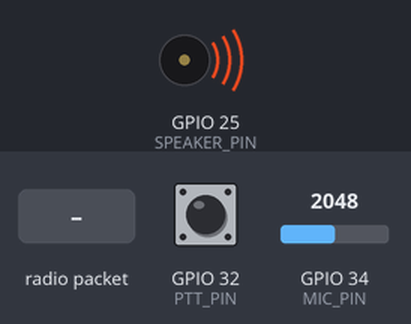
A sketch run on a simulated ESP32. Shown: buzzer (waves = sounding, pin HIGH). The test bench sets the inputs (shaded band); at power-on: GPIO 32 (PTT_PIN) HIGH, GPIO 34 (MIC_PIN) = 2048. What the sketch prints to the serial monitor is not drawn.

Above: at 2.2 s.
2.3 s: radio packet "1" arrives
At 3.5 s:
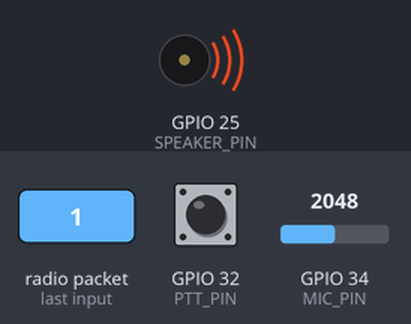
3.8 s: GPIO 32 (PTT_PIN) pulled LOW for 0.15 s
At 4.8 s:
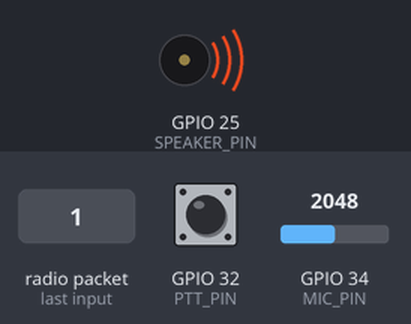
5.4 s: radio packet "0" arrives
At 6.1 s:
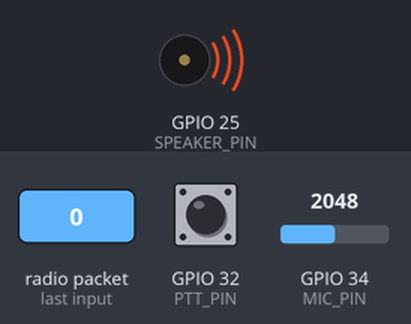
6.9 s: GPIO 32 (PTT_PIN) pulled LOW for 1 s
At 8.3 s:
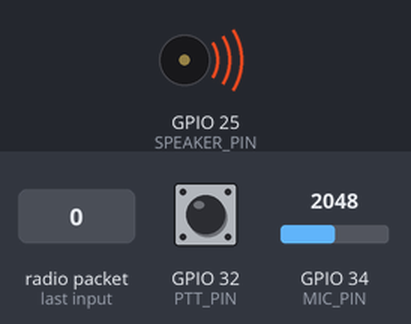
Timing chart, 0 to 9.9 s (numbered marks = the images above; inputs shaded):
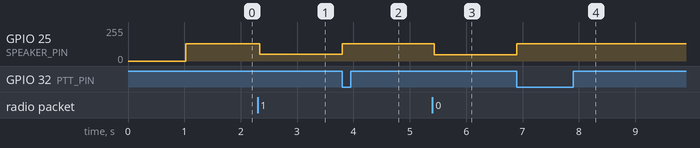

Measured:
- after the input at 2.3 s, GPIO 25 (SPEAKER_PIN): 128/255 → 49/255 at once
- after the input at 3.8 s, GPIO 25 (SPEAKER_PIN): 49/255 → 128/255 at once
- after the input at 5.4 s, GPIO 25 (SPEAKER_PIN): 128/255 → 48/255 at once
- after the input at 6.9 s, GPIO 25 (SPEAKER_PIN): 48/255 → 128/255 at once

The sketch:

WALKI_A.ino
```cpp
#include <esp_now.h>
#include <WiFi.h>

// === CONFIGURATION ===
#define DEVICE_ID 'A'  // Change to 'B' for second device

// Pin definitions
#define MIC_PIN 34
#define SPEAKER_PIN 25
#define PTT_PIN 32

// Optimized audio settings for ESP-NOW
#define SAMPLE_RATE 16000
#define PACKET_SIZE 240
#define BITS_PER_SAMPLE 8

// === MAC ADDRESS OF PEER ===
uint8_t peerAddress[] = {0x00,0x00,0x00,0x00,0x00,0x00}; // UPDATE THIS! (only add each 2 hexadecimal digit after 'x')

// === GLOBAL VARIABLES ===
uint8_t txBuffer[PACKET_SIZE];
uint8_t rxBuffer[PACKET_SIZE];
volatile bool hasNewAudio = false;
volatile int rxLength = 0;
volatile bool pttPressed = false;
esp_now_peer_info_t peerInfo;

// DAC output task
TaskHandle_t playbackTaskHandle = NULL;

// === PLAYBACK TASK ===
void playbackTask(void *parameter) {
  while (true) {
    if (hasNewAudio && !pttPressed) {
      // Play received audio
      for (int i = 0; i < rxLength; i++) {
        dacWrite(SPEAKER_PIN, rxBuffer[i]);
        delayMicroseconds(93.5);
      }
      hasNewAudio = false;
    }
    vTaskDelay(1);
  }
}

// === ESP-NOW RECEIVE CALLBACK ===
void onDataReceive(const esp_now_recv_info_t *recv_info, const uint8_t *data, int len) {
  if (!pttPressed && len <= PACKET_SIZE) {
    memcpy(rxBuffer, data, len);
    rxLength = len;
    hasNewAudio = true;
  }
}

// === ESP-NOW SEND CALLBACK ===
void onDataSent(const wifi_tx_info_t *tx_info, esp_now_send_status_t status) {
  // Optional: monitor transmission status
  if (status != ESP_NOW_SEND_SUCCESS) {
    // Packet lost - normal for wireless
  }
}

void setup() {
  Serial.begin(115200);
  delay(1000);

  Serial.println("\n╔════════════════════════════════════╗");
  Serial.println("║  ESP32 Walkie-Talkie (ESP-NOW)    ║");
  Serial.println("║  Optimized for Voice Clarity      ║");
  Serial.println("╚════════════════════════════════════╝\n");

  Serial.print("Device ID: ");
  Serial.println((char)DEVICE_ID);

  // === PIN SETUP ===
  pinMode(PTT_PIN, INPUT_PULLUP);
  pinMode(MIC_PIN, INPUT);
  pinMode(SPEAKER_PIN, OUTPUT);

  // Set initial DAC to mid-level
  dacWrite(SPEAKER_PIN, 128);

  // === WIFI SETUP ===
  WiFi.mode(WIFI_STA);
  WiFi.disconnect();

  Serial.print("MAC Address: ");
  Serial.println(WiFi.macAddress());
  Serial.println("\n⚠️  IMPORTANT: Copy this MAC and update peerAddress[] in the other device!\n");

  // === ESP-NOW SETUP ===
  if (esp_now_init() != ESP_OK) {
    Serial.println("ESP-NOW init failed!");
    while(1) delay(1000);
  }
  Serial.println("✓ ESP-NOW initialized");

  // Register callbacks
  esp_now_register_recv_cb(onDataReceive);
  esp_now_register_send_cb(onDataSent);

  // Add peer
  memcpy(peerInfo.peer_addr, peerAddress, 6);
  peerInfo.channel = 0;
  peerInfo.encrypt = false;
  peerInfo.ifidx = WIFI_IF_STA;

  if (esp_now_add_peer(&peerInfo) != ESP_OK) {
    Serial.println("Failed to add peer - CHECK MAC ADDRESS!");
    Serial.println("   Update peerAddress[] with other device's MAC\n");
  } else {
    Serial.println("✓ Peer device registered\n");
  }

  // === CREATE PLAYBACK TASK ===
  xTaskCreatePinnedToCore(
    playbackTask,
    "AudioPlayback",
    4096,
    NULL,
    2,  // High priority
    &playbackTaskHandle,
    0   // Core 0
  );

  Serial.println("═══════════════════════════════════");
  Serial.println("          READY TO USE  ");
  Serial.println("═══════════════════════════════════");
  Serial.println("Press PTT button to TALK");
  Serial.println("Release PTT button to LISTEN\n");
}

void loop() {
  bool currentPTT = (digitalRead(PTT_PIN) == LOW);

  // ═══ TRANSMIT MODE ═══
  if (currentPTT) {
    if (!pttPressed) {
      Serial.println("🔴 TRANSMITTING...");
      pttPressed = true;
      dacWrite(SPEAKER_PIN, 128);
    }

    // Capture audio samples
    unsigned long sampleTime = micros();

    for (int i = 0; i < PACKET_SIZE; i++) {
      // Read microphone
      int rawADC = analogRead(MIC_PIN);

      // Map to 8-bit with centering
      int centered = rawADC - 2048;
      txBuffer[i] = map(centered, -2048, 2047, 0, 255);

      // Precise timing for 8kHz sampling
      while (micros() - sampleTime < (i + 1) * 125); // 125us = 8kHz
    }

    // Send packet immediately
    esp_err_t result = esp_now_send(peerAddress, txBuffer, PACKET_SIZE);

    // Very short delay to prevent overwhelming ESP-NOW
    delayMicroseconds(500);

  }
  // ═══ RECEIVE MODE ═══
  else {
    if (pttPressed) {
      Serial.println("🟢 LISTENING...");
      pttPressed = false;
    }

    // Let playback task handle audio output
    delay(1);
  }
}
```
